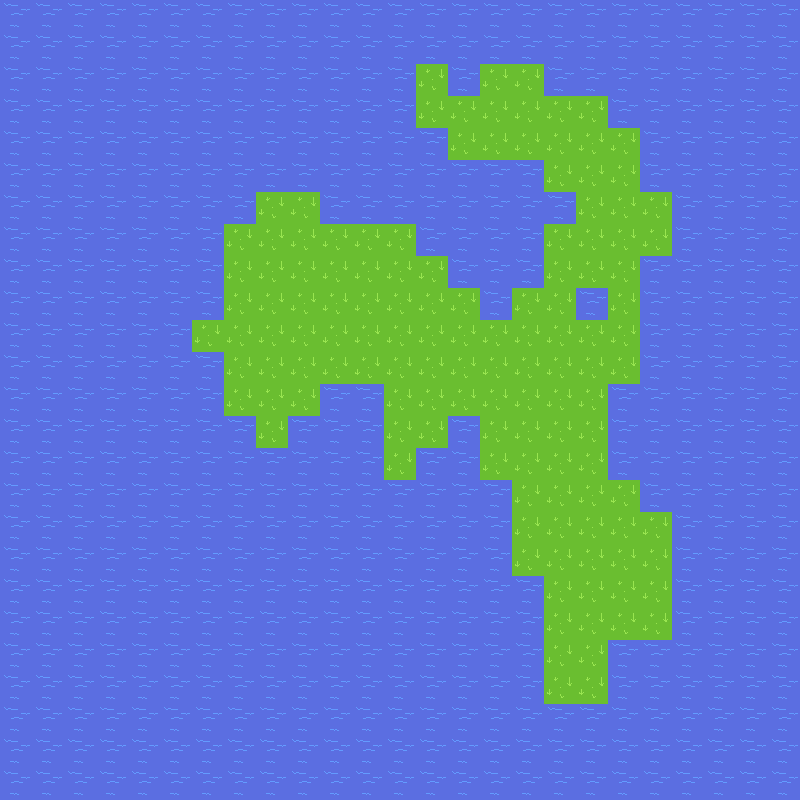

This game map was drawn from its Tiled (.tmx) file and the tilesets committed beside it. A one-line description and the full map source follow:
An orthogonal 25x25 tile map with 32x32 px tiles, 1 tile layer (Tile Layer 1).

<map version="1.0" tiledversion="1.1.4" orientation="orthogonal" renderorder="right-down" width="25" height="25" tilewidth="32" tileheight="32" infinite="0" nextobjectid="1">
 <tileset firstgid="1" source="tileset.tsx" />
 <layer name="Tile Layer 1" width="25" height="25">
  <data encoding="csv">
1,1,1,1,1,1,1,1,1,1,1,1,1,1,1,1,1,1,1,1,1,1,1,1,1,
1,1,1,1,1,1,1,1,1,1,1,1,1,1,1,1,1,1,1,1,1,1,1,1,1,
1,1,1,1,1,1,1,1,1,1,1,1,1,4,1,4,4,1,1,1,1,1,1,1,1,
1,1,1,1,1,1,1,1,1,1,1,1,1,4,4,4,4,4,4,1,1,1,1,1,1,
1,1,1,1,1,1,1,1,1,1,1,1,1,1,4,4,4,4,4,4,1,1,1,1,1,
1,1,1,1,1,1,1,1,1,1,1,1,1,1,1,1,1,4,4,4,1,1,1,1,1,
1,1,1,1,1,1,1,1,4,4,1,1,1,1,1,1,1,1,4,4,4,1,1,1,1,
1,1,1,1,1,1,1,4,4,4,4,4,4,1,1,1,1,4,4,4,4,1,1,1,1,
1,1,1,1,1,1,1,4,4,4,4,4,4,4,1,1,1,4,4,4,1,1,1,1,1,
1,1,1,1,1,1,1,4,4,4,4,4,4,4,4,1,4,4,1,4,1,1,1,1,1,
1,1,1,1,1,1,4,4,4,4,4,4,4,4,4,4,4,4,4,4,1,1,1,1,1,
1,1,1,1,1,1,1,4,4,4,4,4,4,4,4,4,4,4,4,4,1,1,1,1,1,
1,1,1,1,1,1,1,4,4,4,1,1,4,4,4,4,4,4,4,1,1,1,1,1,1,
1,1,1,1,1,1,1,1,4,1,1,1,4,4,1,4,4,4,4,1,1,1,1,1,1,
1,1,1,1,1,1,1,1,1,1,1,1,4,1,1,4,4,4,4,1,1,1,1,1,1,
1,1,1,1,1,1,1,1,1,1,1,1,1,1,1,1,4,4,4,4,1,1,1,1,1,
1,1,1,1,1,1,1,1,1,1,1,1,1,1,1,1,4,4,4,4,4,1,1,1,1,
1,1,1,1,1,1,1,1,1,1,1,1,1,1,1,1,4,4,4,4,4,1,1,1,1,
1,1,1,1,1,1,1,1,1,1,1,1,1,1,1,1,1,4,4,4,4,1,1,1,1,
1,1,1,1,1,1,1,1,1,1,1,1,1,1,1,1,1,4,4,4,4,1,1,1,1,
1,1,1,1,1,1,1,1,1,1,1,1,1,1,1,1,1,4,4,1,1,1,1,1,1,
1,1,1,1,1,1,1,1,1,1,1,1,1,1,1,1,1,4,4,1,1,1,1,1,1,
1,1,1,1,1,1,1,1,1,1,1,1,1,1,1,1,1,1,1,1,1,1,1,1,1,
1,1,1,1,1,1,1,1,1,1,1,1,1,1,1,1,1,1,1,1,1,1,1,1,1,
1,1,1,1,1,1,1,1,1,1,1,1,1,1,1,1,1,1,1,1,1,1,1,1,1
</data>
 </layer>
</map>
